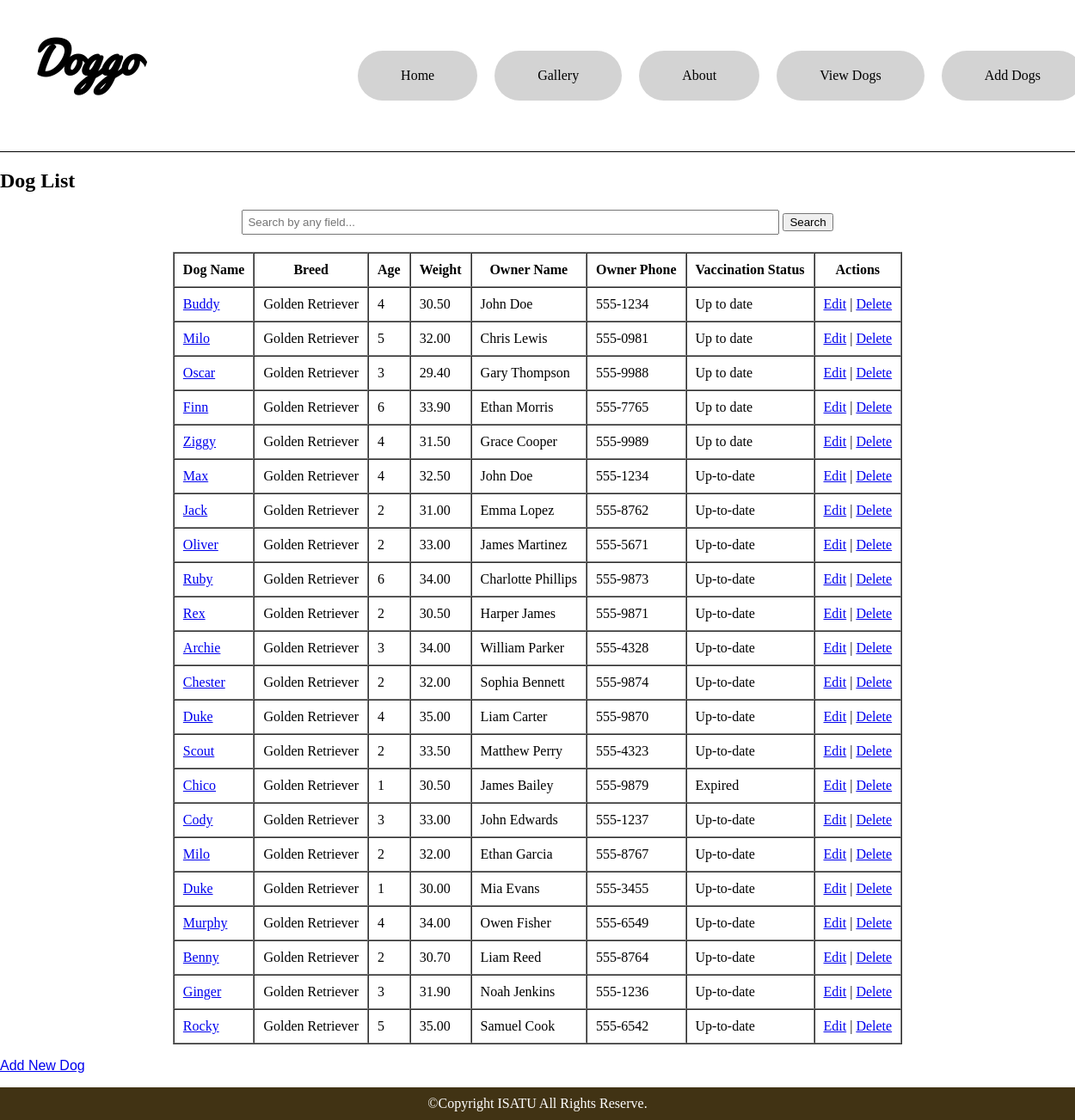
Before: /index.php?command=viewDogs&breed=Golden Retriever with the older database file.
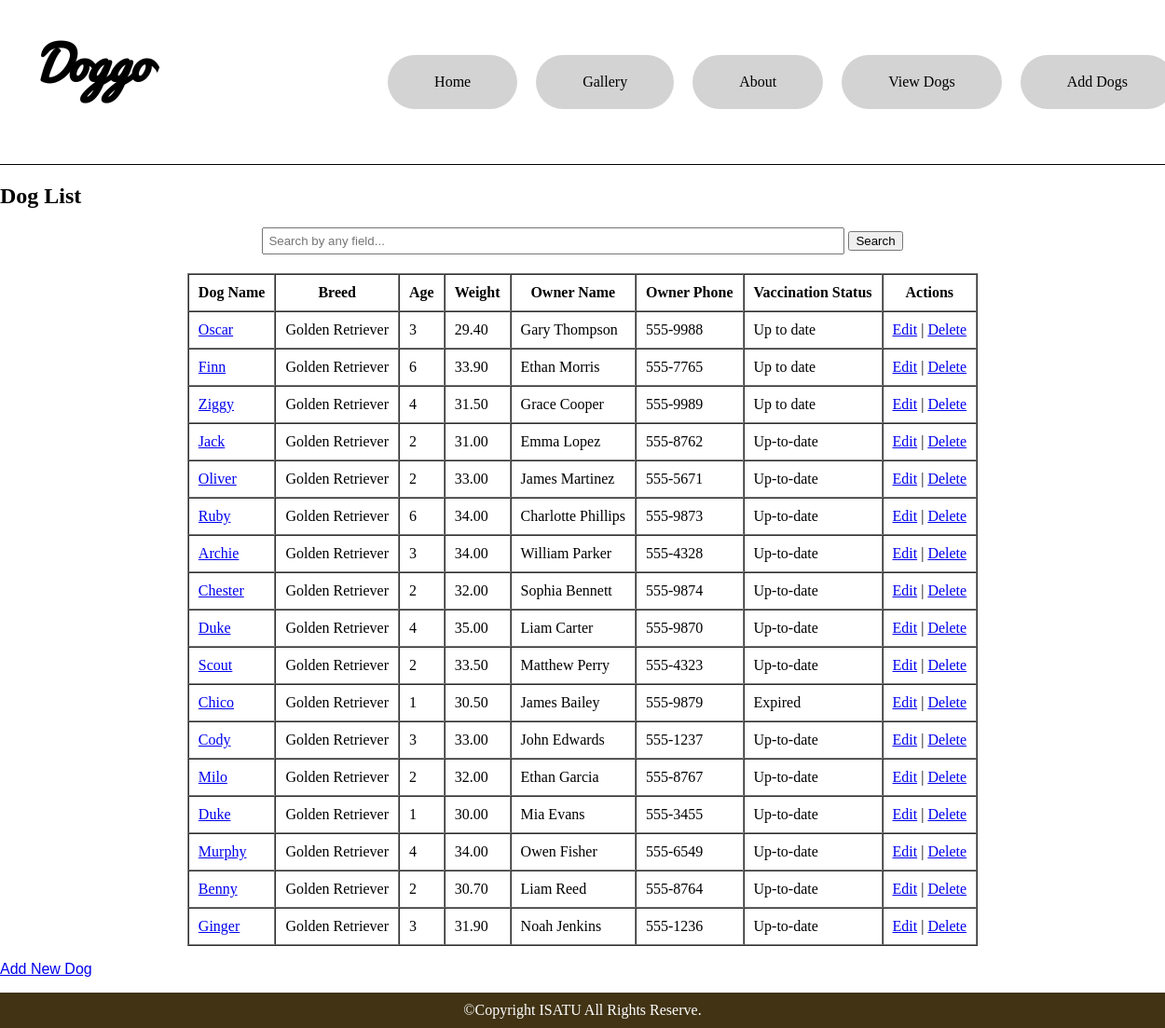
After: the same page with the newer database file.
### tables this page shows
CREATE TABLE `dog_records` (
  `dog_id` int(11) NOT NULL,
  `dog_name` varchar(100) NOT NULL,
  `dog_breed` varchar(100) NOT NULL,
  `dog_birthdate` date DEFAULT NULL,
  `dog_age` int(11) DEFAULT NULL,
  `dog_weight` decimal(5,2) DEFAULT NULL,
  `owner_name` varchar(100) DEFAULT NULL,
  `owner_phone` varchar(15) DEFAULT NULL,
  `vaccination_status` varchar(50) DEFAULT NULL,
  `img_dir` varchar(255) NOT NULL
);

### model/model.php (called while the page is built, shortened)
<?php
class Model
{
    public $db = null;
    function __construct()
    {
        try {
            $this->db = new mysqli('localhost', 'root', '', 'dogs');
        } catch (mysqli_sql_exception $e) {
            exit('Database connection could not be established.');
        }
    }
    public function getDogsByBreed($breed = null)
    {
        $data = array();
        if ($breed) {
            $stmt = $this->db->prepare("SELECT * FROM dog_records WHERE dog_breed = ?");
            $stmt->bind_param("s", $breed);
            $stmt->execute();
            $result = $stmt->get_result();
            while ($getRow = $result->fetch_object()) {
                $data[] = $getRow;
            }
        } else {
            return $this->getDogList();
        }
        return $data;
    }
}
?>

### view/viewdoglist.php (the view, shortened to what this page needs)
<!DOCTYPE html>
<html lang="en">
<head>
</head>
<body>
    <h2>Dog List</h2>
    <form method="get" action="index.php" style="text-align: center; margin-bottom: 20px;">
        <input type="text" name="search" placeholder="Search by any field..." value="<?php echo isset($_GET['search']) ? htmlspecialchars($_GET['search']) : ''; ?>" style="width: 50%; padding: 5px;" />
        <button type="submit">Search</button>
    </form>
    <table border="1" cellpadding="10" cellspacing="0" align="center">
        <thead>
            <tr>
                <th>Dog Name</th>
                <th>Breed</th>
                <th>Age</th>
                <th>Weight</th>
                <th>Owner Name</th>
                <th>Owner Phone</th>
                <th>Vaccination Status</th>
                <th>Actions</th>
            </tr>
        </thead>
        <tbody>
            <?php
            if (!empty($dogs)) {
                foreach ($dogs as $dog) {
                    echo "<tr>";
                    echo "<td><a href='index.php?command=dogView&dog_id=" . urlencode($dog->dog_id) . "'>" . htmlspecialchars($dog->dog_name) . "</a></td>";
                    echo "<td>" . htmlspecialchars($dog->dog_breed) . "</td>";
                    echo "<td>" . htmlspecialchars($dog->dog_age) . "</td>";
                    echo "<td>" . htmlspecialchars($dog->dog_weight) . "</td>";
                    echo "<td>" . htmlspecialchars($dog->owner_name) . "</td>";
                    echo "<td>" . htmlspecialchars($dog->owner_phone) . "</td>";
                    echo "<td>" . htmlspecialchars($dog->vaccination_status) . "</td>";
                    echo "<td>
                            <a href='index.php?command=editDog&dog_id=" . urlencode($dog->dog_id) . "'>Edit</a> |
                            <a href='index.php?command=deleteDog&dog_id=" . urlencode($dog->dog_id) . "' onclick='return confirm(\"Are you sure you want to delete this dog?\")'>Delete</a>
                          </td>";
                    echo "</tr>";
                }
            } else {
                echo "<tr><td colspan='8' style='text-align: center;'>No dogs found.</td></tr>";
            }
            ?>
        </tbody>
    </table>
    <p><a href="index.php?command=addView">Add New Dog</a></p>
</body>
</html>

### index.php (shortened to what this page needs)
<?php
	echo "<div align=CENTER>";
		include_once('view/header.php');
	echo"</div>";
	echo "<div>";
	include_once("controller/controller.php");
	$controller = new Controller();
	$controller->getPage();
	echo "</div>";
	echo "<div align='CENTER'>";
		include_once('view/footer.php');
	echo "</div>";
?>

### view/header.php (shortened to what this page needs)
<!DOCTYPE html>
<html>
<head>
    <link rel="stylesheet" href="css/style.css"/>
</head>
<body>
    <header class="header-name">
        <h1 class="page-title">Doggo</h1>
        <div class="menu-bar">
            <ul>
                <li><a href="index.php?command=0">Home</a></li>
                <li><a href="index.php?command=1">Gallery</a></li>
                <li><a href="index.php?command=2">About</a></li>
                <li><a href="index.php?command=viewDogs">View Dogs</a></li>
                <li><a href="index.php?command=addView">Add Dogs</a></li>
            </ul>
        </div>
    </header>
    <hr>
</body>
</html>

### controller/controller.php (shortened to what this page needs)
<?php
class Controller
{
    public $model = null;
    function __construct()
    {
        require_once('model/model.php');
        $this->model = new Model();
    }
    public function getPage()
    {
        $command = null;
        if (isset($_REQUEST['command']))
            $command = $_REQUEST['command'];
        switch ($command) {
            case 'viewDogs':
                    $breed = isset($_REQUEST['breed']) ? $_REQUEST['breed'] : null;
                    $dogs = $this->model->getDogsByBreed($breed);
                    include 'view/viewdoglist.php';
                    break;
            }
    }
}
?>

### view/footer.php (shortened to what this page needs)
<!DOCTYPE html>
<html lang="en">
    <head>
        <link rel="stylesheet" href="css/style.css"/>
    </head>
<footer>
    <center>©Copyright ISATU All Rights Reserve.</center>
  </footer>

### css/style.css (style rules this page uses)
body { margin: 0; padding: 0; display: flex; flex-direction: column; min-height: 100vh; }
.header-name { display: flex; justify-content: space-between; align-items: center; padding: 10px 20px; background-color: white; width: 100%; position: relative; z-index: 2; }
.menu-bar ul { display: flex; padding: 0; margin: 0; justify-content: flex-end; margin-top: 0; }
.menu-bar li { list-style-type: none; }
.menu-bar a { color: Black; text-decoration: none; transition: color 0.3s ease; margin: 10px; border-radius: 30px; padding: 20px 50px; background-color: lightgray; display: block; }
.page-title { margin-top: -7px; margin-bottom: 35px; text-align: center; padding: 20px; font-family: Pacifico; font-style: italic; font-size: 50px; z-index: 2; position: relative; }
p { font-family: Verdana, Geneva, Tahoma, sans-serif; }
hr { margin: 0; padding: 0; border: none; height: 1px; background-color: #000; }
footer { background-color: #413314; color: white; text-align: center; padding: 10px 0; margin-top: auto; z-index: 2; position: relative; }

Changed rows visible on the page:
removed dog_records: dog_name "Buddy", dog_breed "Golden Retriever", dog_age "4", dog_weight "30.50", owner_name "John Doe", owner_phone "555-1234", vaccination_status "Up to date"
removed dog_records: dog_name "Milo", dog_breed "Golden Retriever", dog_age "5", dog_weight "32.00", owner_name "Chris Lewis", owner_phone "555-0981", vaccination_status "Up to date"
removed dog_records: dog_name "Max", dog_breed "Golden Retriever", dog_age "4", dog_weight "32.50", owner_name "John Doe", owner_phone "555-1234", vaccination_status "Up-to-date"
removed dog_records: dog_name "Rex", dog_breed "Golden Retriever", dog_age "2", dog_weight "30.50", owner_name "Harper James", owner_phone "555-9871", vaccination_status "Up-to-date"
removed dog_records: dog_name "Rocky", dog_breed "Golden Retriever", dog_age "5", dog_weight "35.00", owner_name "Samuel Cook", owner_phone "555-6542", vaccination_status "Up-to-date"
